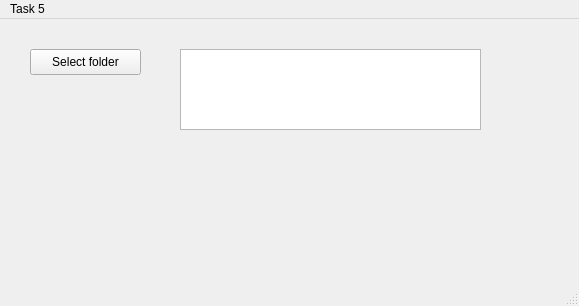
<?xml version="1.0" encoding="UTF-8"?>
<ui version="4.0">
 <class>MainWindow</class>
 <widget class="QMainWindow" name="MainWindow">
  <property name="geometry">
   <rect>
    <x>0</x>
    <y>0</y>
    <width>579</width>
    <height>306</height>
   </rect>
  </property>
  <property name="windowTitle">
   <string>MainWindow</string>
  </property>
  <widget class="QWidget" name="centralwidget">
   <widget class="QPushButton" name="pushButton">
    <property name="geometry">
     <rect>
      <x>30</x>
      <y>30</y>
      <width>111</width>
      <height>26</height>
     </rect>
    </property>
    <property name="text">
     <string>Select folder</string>
    </property>
   </widget>
   <widget class="QTextEdit" name="textEdit">
    <property name="geometry">
     <rect>
      <x>180</x>
      <y>30</y>
      <width>301</width>
      <height>81</height>
     </rect>
    </property>
   </widget>
  </widget>
  <widget class="QMenuBar" name="menubar">
   <property name="geometry">
    <rect>
     <x>0</x>
     <y>0</y>
     <width>579</width>
     <height>23</height>
    </rect>
   </property>
   <widget class="QMenu" name="menuTask_5">
    <property name="title">
     <string>Task 5</string>
    </property>
   </widget>
   <addaction name="menuTask_5"/>
  </widget>
  <widget class="QStatusBar" name="statusbar"/>
 </widget>
 <resources/>
 <connections/>
</ui>
